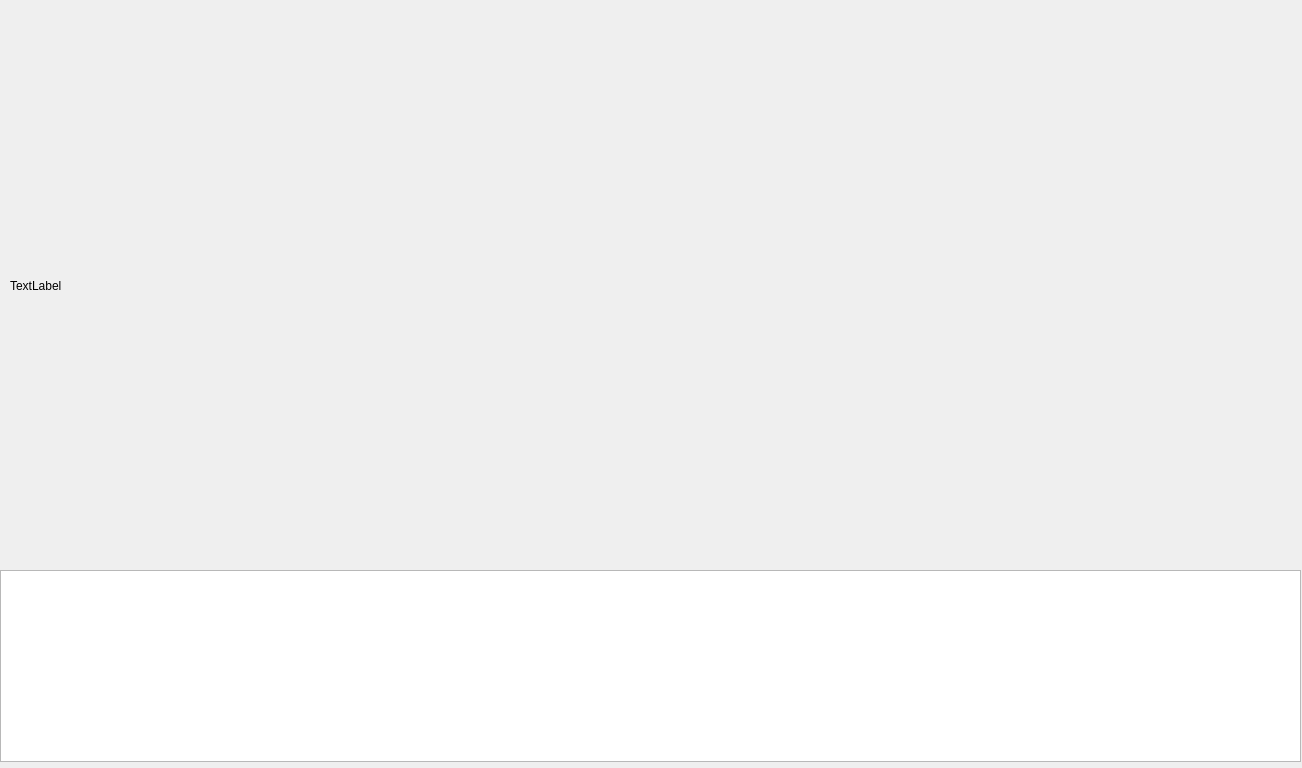
<?xml version="1.0" encoding="UTF-8"?>
<ui version="4.0">
 <class>Form</class>
 <widget class="QWidget" name="Form">
  <property name="geometry">
   <rect>
    <x>0</x>
    <y>0</y>
    <width>1302</width>
    <height>768</height>
   </rect>
  </property>
  <property name="windowTitle">
   <string>Form</string>
  </property>
  <widget class="QTextEdit" name="textEdit_2">
   <property name="geometry">
    <rect>
     <x>0</x>
     <y>570</y>
     <width>1301</width>
     <height>192</height>
    </rect>
   </property>
   <property name="font">
    <font>
     <pointsize>26</pointsize>
     <bold>true</bold>
    </font>
   </property>
  </widget>
  <widget class="QLabel" name="label">
   <property name="geometry">
    <rect>
     <x>10</x>
     <y>10</y>
     <width>1281</width>
     <height>551</height>
    </rect>
   </property>
   <property name="text">
    <string>TextLabel</string>
   </property>
  </widget>
 </widget>
 <resources/>
 <connections/>
</ui>
